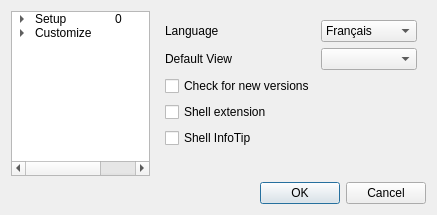
<?xml version="1.0" encoding="UTF-8"?>
<ui version="4.0">
 <class>Preferences</class>
 <widget class="QDialog" name="Preferences">
  <property name="geometry">
   <rect>
    <x>0</x>
    <y>0</y>
    <width>437</width>
    <height>215</height>
   </rect>
  </property>
  <property name="windowTitle">
   <string>Preferences</string>
  </property>
  <layout class="QVBoxLayout" name="verticalLayout">
   <item>
    <layout class="QHBoxLayout" name="horizontalLayout">
     <item>
      <widget class="QTreeWidget" name="treeWidget">
       <attribute name="headerVisible">
        <bool>false</bool>
       </attribute>
       <attribute name="headerVisible">
        <bool>false</bool>
       </attribute>
       <column>
        <property name="text">
         <string>name</string>
        </property>
       </column>
       <column>
        <property name="text">
         <string>widget index</string>
        </property>
       </column>
       <item>
        <property name="text">
         <string>Setup</string>
        </property>
        <property name="text">
         <string>0</string>
        </property>
        <item>
         <property name="text">
          <string>Advanced</string>
         </property>
         <property name="text">
          <string>1</string>
         </property>
        </item>
       </item>
       <item>
        <property name="text">
         <string>Customize</string>
        </property>
        <property name="text">
         <string/>
        </property>
        <item>
         <property name="text">
          <string>Sheet</string>
         </property>
         <property name="text">
          <string>2</string>
         </property>
        </item>
        <item>
         <property name="text">
          <string>Tree &amp; Text</string>
         </property>
         <property name="text">
          <string>3</string>
         </property>
        </item>
        <item>
         <property name="text">
          <string>Custom</string>
         </property>
         <property name="text">
          <string>4</string>
         </property>
        </item>
        <item>
         <property name="text">
          <string>Language</string>
         </property>
         <property name="text">
          <string>5</string>
         </property>
        </item>
       </item>
      </widget>
     </item>
     <item>
      <widget class="QStackedWidget" name="stackedWidget">
       <property name="currentIndex">
        <number>0</number>
       </property>
       <widget class="QWidget" name="Setup">
        <layout class="QFormLayout" name="formLayout">
         <property name="fieldGrowthPolicy">
          <enum>QFormLayout::AllNonFixedFieldsGrow</enum>
         </property>
         <item row="0" column="0">
          <widget class="QLabel" name="label">
           <property name="text">
            <string>Language</string>
           </property>
          </widget>
         </item>
         <item row="0" column="1">
          <widget class="QComboBox" name="comboBox_language">
           <item>
            <property name="text">
             <string>Français</string>
            </property>
           </item>
           <item>
            <property name="text">
             <string>English</string>
            </property>
           </item>
          </widget>
         </item>
         <item row="1" column="0">
          <widget class="QLabel" name="label_2">
           <property name="text">
            <string>Default View</string>
           </property>
          </widget>
         </item>
         <item row="1" column="1">
          <widget class="QComboBox" name="comboBox_defaultview"/>
         </item>
         <item row="2" column="0">
          <widget class="QCheckBox" name="checkForNewVersion">
           <property name="text">
            <string>Check for new versions</string>
           </property>
          </widget>
         </item>
         <item row="3" column="0">
          <widget class="QCheckBox" name="shellExtension">
           <property name="text">
            <string>Shell extension</string>
           </property>
          </widget>
         </item>
         <item row="4" column="0">
          <widget class="QCheckBox" name="shellInfoTip">
           <property name="text">
            <string>Shell InfoTip</string>
           </property>
          </widget>
         </item>
        </layout>
       </widget>
       <widget class="QWidget" name="Advanced">
        <layout class="QVBoxLayout" name="verticalLayout_3">
         <item>
          <widget class="QCheckBox" name="showToolbar">
           <property name="text">
            <string>Show toolbar</string>
           </property>
          </widget>
         </item>
         <item>
          <widget class="QCheckBox" name="showMenu">
           <property name="text">
            <string>Show menu</string>
           </property>
          </widget>
         </item>
         <item>
          <widget class="QCheckBox" name="closeAllBeforeOpen">
           <property name="text">
            <string>Close all before open</string>
           </property>
          </widget>
         </item>
        </layout>
       </widget>
       <widget class="QWidget" name="Sheet">
        <layout class="QVBoxLayout" name="verticalLayout_2">
         <item>
          <widget class="QLabel" name="label_3">
           <property name="text">
            <string>Choose your desired custom sheet</string>
           </property>
          </widget>
         </item>
         <item>
          <widget class="QComboBox" name="comboBox_3"/>
         </item>
         <item>
          <layout class="QHBoxLayout" name="horizontalLayout_2">
           <item>
            <widget class="QPushButton" name="pushButton_3">
             <property name="text">
              <string>Delete</string>
             </property>
            </widget>
           </item>
           <item>
            <widget class="QPushButton" name="pushButton_2">
             <property name="text">
              <string>Edit</string>
             </property>
            </widget>
           </item>
           <item>
            <widget class="QPushButton" name="pushButton">
             <property name="text">
              <string>New</string>
             </property>
            </widget>
           </item>
          </layout>
         </item>
        </layout>
       </widget>
       <widget class="QWidget" name="TreeText">
        <layout class="QVBoxLayout" name="verticalLayout_4">
         <item>
          <widget class="QLabel" name="label_4">
           <property name="text">
            <string>Unavailable</string>
           </property>
          </widget>
         </item>
        </layout>
       </widget>
       <widget class="QWidget" name="Custom">
        <layout class="QVBoxLayout" name="verticalLayout_5">
         <item>
          <widget class="QLabel" name="label_5">
           <property name="text">
            <string>Choose your desired custom text</string>
           </property>
          </widget>
         </item>
         <item>
          <widget class="QComboBox" name="comboBox_4"/>
         </item>
         <item>
          <layout class="QHBoxLayout" name="horizontalLayout_3">
           <item>
            <widget class="QPushButton" name="pushButton_6">
             <property name="text">
              <string>Delete</string>
             </property>
            </widget>
           </item>
           <item>
            <widget class="QPushButton" name="pushButton_5">
             <property name="text">
              <string>Edit</string>
             </property>
            </widget>
           </item>
           <item>
            <widget class="QPushButton" name="pushButton_4">
             <property name="text">
              <string>New</string>
             </property>
            </widget>
           </item>
          </layout>
         </item>
        </layout>
       </widget>
       <widget class="QWidget" name="page">
        <layout class="QVBoxLayout" name="verticalLayout_6">
         <item>
          <widget class="QLabel" name="label_6">
           <property name="text">
            <string>Choose your desired language</string>
           </property>
          </widget>
         </item>
         <item>
          <widget class="QComboBox" name="comboBox_5"/>
         </item>
         <item>
          <layout class="QHBoxLayout" name="horizontalLayout_4">
           <item>
            <widget class="QPushButton" name="pushButton_9">
             <property name="text">
              <string>Delete</string>
             </property>
            </widget>
           </item>
           <item>
            <widget class="QPushButton" name="pushButton_8">
             <property name="text">
              <string>Edit</string>
             </property>
            </widget>
           </item>
           <item>
            <widget class="QPushButton" name="pushButton_7">
             <property name="text">
              <string>New</string>
             </property>
            </widget>
           </item>
          </layout>
         </item>
        </layout>
       </widget>
      </widget>
     </item>
    </layout>
   </item>
   <item>
    <widget class="QDialogButtonBox" name="buttonBox">
     <property name="orientation">
      <enum>Qt::Horizontal</enum>
     </property>
     <property name="standardButtons">
      <set>QDialogButtonBox::Cancel|QDialogButtonBox::Ok</set>
     </property>
    </widget>
   </item>
  </layout>
 </widget>
 <resources/>
 <connections>
  <connection>
   <sender>buttonBox</sender>
   <signal>accepted()</signal>
   <receiver>Preferences</receiver>
   <slot>accept()</slot>
   <hints>
    <hint type="sourcelabel">
     <x>248</x>
     <y>254</y>
    </hint>
    <hint type="destinationlabel">
     <x>157</x>
     <y>274</y>
    </hint>
   </hints>
  </connection>
  <connection>
   <sender>buttonBox</sender>
   <signal>rejected()</signal>
   <receiver>Preferences</receiver>
   <slot>reject()</slot>
   <hints>
    <hint type="sourcelabel">
     <x>316</x>
     <y>260</y>
    </hint>
    <hint type="destinationlabel">
     <x>286</x>
     <y>274</y>
    </hint>
   </hints>
  </connection>
 </connections>
</ui>
